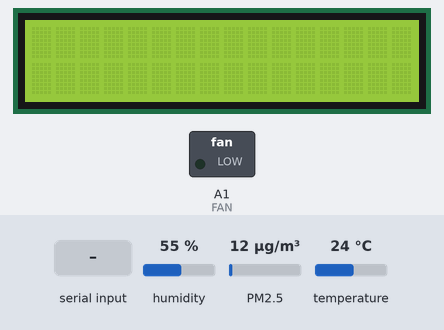
Bench run of a sketch on a simulated Arduino Uno, built with avr-gcc and run on an emulated ATmega328P. Parts: 16×2 character LCD, switched loads named in the sketch (green lamp = pin HIGH). Wiring (inferred from the names in the program): dust sensor: data pin 8. Inputs (shaded band) come from the test bench; at power-on: PM2.5 12 µg/m³, humidity 55 %, temperature 24 °C. What the sketch prints to the serial monitor is not drawn.

Above: at 1.2 s.
1.3 s: PM2.5 set to 150 µg/m³
At 11.3 s:
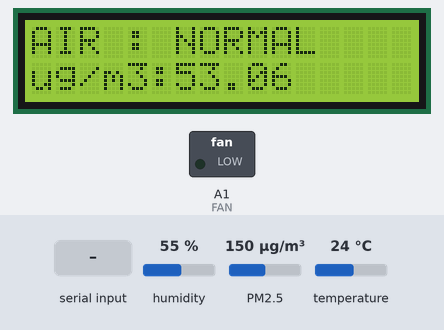
11.7 s: PM2.5 set to 6 µg/m³
At 21.4 s:
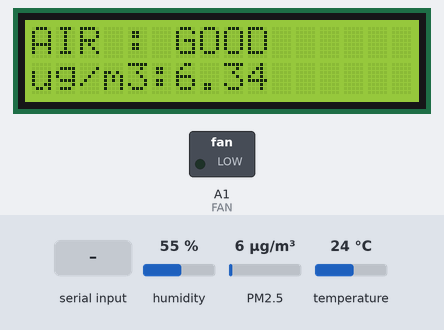
21.9 s: PM2.5 set to 225 µg/m³
At 31.6 s:
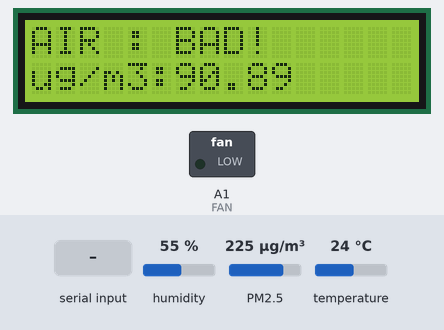
32.1 s: PM2.5 set to 294 µg/m³
At 41.8 s:
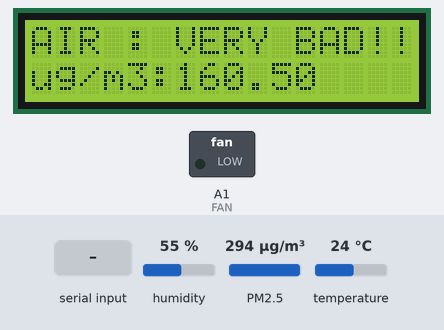
42.3 s: "2" received over the second serial link
At 43.4 s:
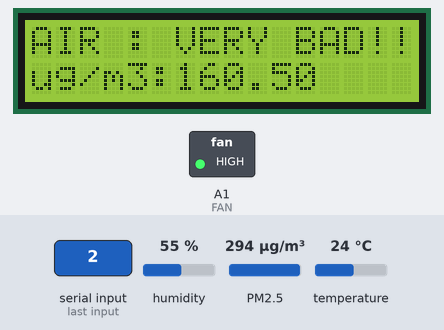
52.5 s: PM2.5 set to 75 µg/m³
At 62.1 s:
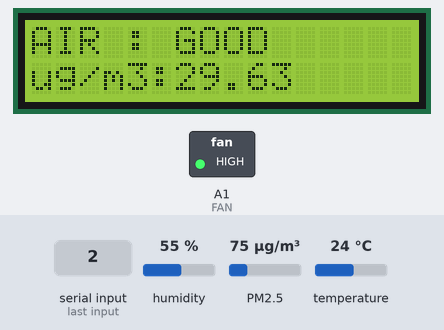
Timing chart, 0 to 63.6 s (numbered marks = the images above; inputs shaded):
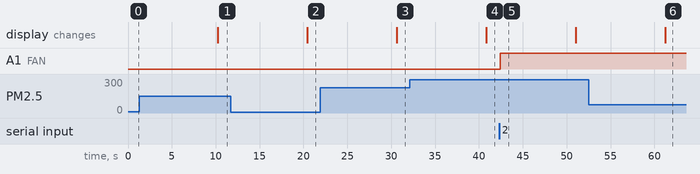

Measured:
- after the input at 1.3 s, the display: changes after 9.0 s (image 1)
- after the input at 11.7 s, the display: changes after 8.8 s (image 2)
- after the input at 21.9 s, the display: changes after 8.8 s (image 3)
- after the input at 32.1 s, the display: changes after 8.8 s (image 4)
- after the input at 42.3 s, A1 (FAN): LOW → HIGH after 0.10 s
- after the input at 52.5 s, the display: changes after 8.8 s (image 6)

The sketch:

sensor.ino
```cpp
#include <LiquidCrystal_I2C.h> //LiquidCrystal_I2C의 라이브러리를 불러옵니다.(I2C LCD)
#include <Wire.h> //DHT의 라이브러리
#include <DHT.h> //DHT의 라이브러리
#include <SoftwareSerial.h> //hc06의 라이브러리
#include <Timer.h> //타이머 라이브러리

#define DHTPIN 2
#define DHTTYPE DHT22
DHT dht(DHTPIN, DHTTYPE); //dht 설정

LiquidCrystal_I2C lcd(0x27, 16, 2);   //lcd(LCD의 I2C 슬레이브 주소, lcd 1줄당 출력할 글자수, lcd 줄의 수)
SoftwareSerial hc06(11, 12); //hc06(TXD. RXD)
Timer Ts; //타이머 변수

int pin = 8; //미세먼지 핀번호
int FAN = A1; //Fan 핀번호

unsigned long duration; //지속시간
unsigned long starttime; //시작시간
unsigned long sampleDusttime_ms = 10000; //먼지 샘플시간 10초마다 업데이트
unsigned long sampleTemtime_ms = 10000;  //온도 샘플시간 20초마다 업데이트
unsigned long lowpulseoccupancy = 0;   //Low 신호가 지속된 시간을 초기화
float ratio = 0; //비율 0으로 초기화
float concentration = 0;  //입자 농도 0으로 초기화
float ugm3 = 0;   //최종 값으로 세제곱미터 당 마이크로 그램(㎍/㎥) 초기화

void setup() {

  Serial.begin(9600); //시리얼 통신 시작
  hc06.begin(9600); //블루투스 통신 시작
  dht.begin();  //온습도 통신 시작

  lcd.init();  //LCD_I2C 통신 시작
  lcd.backlight();   //LCD backlight를 ON

  Serial.println("Start"); //시리얼 모니터에 Start 출력

  pinMode(pin, INPUT);
  starttime = millis();

  pinMode(FAN, OUTPUT);
  digitalWrite(FAN, LOW); //핀모드 설정

  /*
    every 함수를 통해 몇초동안 어떤 함수를 실행시킬 것인지 설정
    첫번째 매개변수는 업데이트 할 시간 두번째 매개변수는 실행시킬 함수명
  */

  Ts.every(sampleDusttime_ms, doDust);
  Ts.every(sampleTemtime_ms, doTemperatur);
}

void doDust() {

  String dust = String(ugm3);
  dust.concat("#");
  hc06.println(dust);  //블루투스에 먼지농도값 전달

  lcd.clear();        //lcd 화면을 지움
  lcd.home();        //lcd 커서 위치를 0,1로 위치
  if ( ugm3 > 150 ) {  //매우 나쁨
    lcd.print("AIR : VERY BAD!!");
  } else if ( ugm3 > 80) { //나쁨
    lcd.print("AIR : BAD!      ");
  } else if ( ugm3 > 30) { //보통
    lcd.print("AIR : NORMAL     ");
  } else {                 //좋음
    lcd.print("AIR : GOOD      ");
  }
  lcd.setCursor(0, 1);  //lcd 커서의 위치를 4,0으로 설정합니다.
  lcd.print("ug/m3:");  //현재 lcd 커서 위치로부터 내용 출력
  lcd.print(ugm3);  //lcd에 먼지농도 출력
}

void doTemperatur() {

  float t = dht.readTemperature();  //온도값을 읽어옴
  float h = dht.readHumidity(); //습도값을 읽어옴.

  String tempstr = String(t);
  tempstr.concat("!");
  hc06.println(tempstr);  //블루투스에 온도값 전달

  delay(1000);

  String humistr = String(h);
  humistr.concat("%");
  hc06.println(humistr); //블루투스에 습도값 전달

  Serial.print("Humidity: ");
  Serial.print(h);
  Serial.print(" %\t");
  Serial.print("Temperature: ");
  Serial.print(t);
  Serial.print(" *C "); //시리얼 모니터에 온습도 출력
}


void loop() {

  duration = pulseIn(pin, LOW);
  lowpulseoccupancy = lowpulseoccupancy + duration;
  if ((millis() - starttime) > sampleDusttime_ms)
  {
    ratio = lowpulseoccupancy / (sampleDusttime_ms * 10.0);
    concentration = 1.1 * pow(ratio, 3) - 3.8 * pow(ratio, 2) + 520 * ratio + 0.62;
    ugm3 = concentration * 100 / 13000;
    Serial.print(ugm3);
    Serial.println("ug/m3");
    lowpulseoccupancy = 0;
    starttime = millis();
  } //먼지 농도 계산

  Ts.update(); // dustTs변수에 지정했던 every함수에서 설정했던 값을 실행

  char cmd = (char)hc06.read();
  if(cmd == '1'){ digitalWrite(FAN, LOW);}
  if(cmd == '2'){ digitalWrite(FAN, HIGH);} //어플의 버튼 on/off에 따라 환풍팬 실행

}
```
